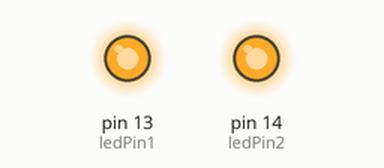
Simulated run of this sketch. Board: Arduino Uno, built with avr-gcc and run on an emulated ATmega328P. Shown: output pins drawn as LEDs (lit = HIGH).

Above: at 0.1 s.
Timing chart, 0 to 1.6 s (numbered marks = the images above):
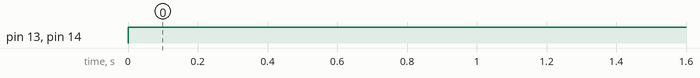

Measured:
- by itself, pin 13 (ledPin1), pin 14 (ledPin2): LOW → HIGH at 0.00 s

The sketch:

ledBlink2.ino
```cpp
int ledPin1 = 13;
int ledPin2 = 14;

void setup() {
  pinMode(ledPin1, OUTPUT);
  pinMode(ledPin2, OUTPUT);

}

void loop() {
  digitalWrite(ledPin1, HIGH);
  digitalWrite(ledPin2, HIGH);
}
```
